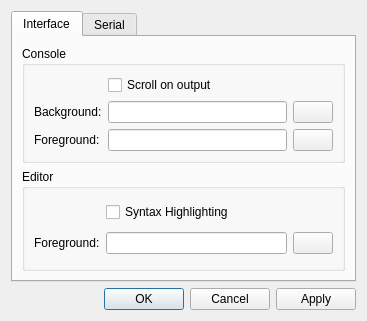
<?xml version="1.0" encoding="UTF-8"?>
<ui version="4.0">
 <class>Dialog</class>
 <widget class="QDialog" name="Dialog">
  <property name="geometry">
   <rect>
    <x>0</x>
    <y>0</y>
    <width>367</width>
    <height>321</height>
   </rect>
  </property>
  <property name="windowTitle">
   <string>Preferences</string>
  </property>
  <layout class="QGridLayout" name="gridLayout">
   <item row="0" column="0">
    <widget class="QTabWidget" name="tabWidget">
     <property name="currentIndex">
      <number>0</number>
     </property>
     <widget class="QWidget" name="tab_2">
      <attribute name="title">
       <string>Interface</string>
      </attribute>
      <layout class="QGridLayout" name="gridLayout_2">
       <item row="0" column="2">
        <widget class="QGroupBox" name="groupBox">
         <property name="title">
          <string>Console</string>
         </property>
         <layout class="QGridLayout" name="gridLayout_3">
          <item row="1" column="2">
           <widget class="QPushButton" name="pushButton_2">
            <property name="text">
             <string/>
            </property>
           </widget>
          </item>
          <item row="1" column="0">
           <widget class="QLabel" name="label_3">
            <property name="sizePolicy">
             <sizepolicy hsizetype="Maximum" vsizetype="Preferred">
              <horstretch>0</horstretch>
              <verstretch>0</verstretch>
             </sizepolicy>
            </property>
            <property name="text">
             <string>Background:</string>
            </property>
           </widget>
          </item>
          <item row="1" column="1">
           <widget class="QLineEdit" name="lineEdit">
            <property name="sizePolicy">
             <sizepolicy hsizetype="MinimumExpanding" vsizetype="Fixed">
              <horstretch>0</horstretch>
              <verstretch>0</verstretch>
             </sizepolicy>
            </property>
           </widget>
          </item>
          <item row="2" column="1">
           <widget class="QLineEdit" name="lineEdit_2">
            <property name="sizePolicy">
             <sizepolicy hsizetype="MinimumExpanding" vsizetype="Fixed">
              <horstretch>0</horstretch>
              <verstretch>0</verstretch>
             </sizepolicy>
            </property>
           </widget>
          </item>
          <item row="2" column="0">
           <widget class="QLabel" name="label_4">
            <property name="sizePolicy">
             <sizepolicy hsizetype="Maximum" vsizetype="Preferred">
              <horstretch>0</horstretch>
              <verstretch>0</verstretch>
             </sizepolicy>
            </property>
            <property name="text">
             <string>Foreground:</string>
            </property>
           </widget>
          </item>
          <item row="2" column="2">
           <widget class="QPushButton" name="pushButton">
            <property name="text">
             <string/>
            </property>
           </widget>
          </item>
          <item row="0" column="1">
           <widget class="QCheckBox" name="checkBox">
            <property name="text">
             <string>Scroll on output</string>
            </property>
           </widget>
          </item>
         </layout>
        </widget>
       </item>
       <item row="1" column="2">
        <widget class="QGroupBox" name="groupBox_2">
         <property name="title">
          <string>Editor</string>
         </property>
         <layout class="QGridLayout" name="gridLayout_5">
          <item row="1" column="0">
           <widget class="QLabel" name="label_5">
            <property name="sizePolicy">
             <sizepolicy hsizetype="Maximum" vsizetype="Preferred">
              <horstretch>0</horstretch>
              <verstretch>0</verstretch>
             </sizepolicy>
            </property>
            <property name="text">
             <string>Foreground:</string>
            </property>
           </widget>
          </item>
          <item row="1" column="1">
           <widget class="QLineEdit" name="lineEdit_3">
            <property name="sizePolicy">
             <sizepolicy hsizetype="MinimumExpanding" vsizetype="Fixed">
              <horstretch>0</horstretch>
              <verstretch>0</verstretch>
             </sizepolicy>
            </property>
           </widget>
          </item>
          <item row="1" column="2">
           <widget class="QPushButton" name="pushButton_3">
            <property name="text">
             <string/>
            </property>
           </widget>
          </item>
          <item row="0" column="1">
           <widget class="QCheckBox" name="checkBox_2">
            <property name="text">
             <string>Syntax Highlighting</string>
            </property>
           </widget>
          </item>
         </layout>
         <zorder>pushButton</zorder>
         <zorder>label_4</zorder>
         <zorder>lineEdit_2</zorder>
         <zorder>lineEdit_3</zorder>
         <zorder>label_5</zorder>
         <zorder>pushButton_3</zorder>
         <zorder>checkBox_2</zorder>
        </widget>
       </item>
      </layout>
     </widget>
     <widget class="QWidget" name="tab">
      <attribute name="title">
       <string>Serial</string>
      </attribute>
      <layout class="QGridLayout" name="gridLayout_4">
       <item row="0" column="0">
        <widget class="QLabel" name="label">
         <property name="text">
          <string>Port:</string>
         </property>
        </widget>
       </item>
       <item row="0" column="1">
        <widget class="QComboBox" name="comboBox"/>
       </item>
       <item row="1" column="0">
        <widget class="QLabel" name="label_2">
         <property name="text">
          <string>Baud</string>
         </property>
        </widget>
       </item>
       <item row="1" column="1">
        <widget class="QComboBox" name="comboBox_2"/>
       </item>
      </layout>
     </widget>
    </widget>
   </item>
   <item row="1" column="0">
    <widget class="QDialogButtonBox" name="buttonBox">
     <property name="orientation">
      <enum>Qt::Horizontal</enum>
     </property>
     <property name="standardButtons">
      <set>QDialogButtonBox::Apply|QDialogButtonBox::Cancel|QDialogButtonBox::Ok</set>
     </property>
    </widget>
   </item>
  </layout>
 </widget>
 <resources/>
 <connections>
  <connection>
   <sender>buttonBox</sender>
   <signal>accepted()</signal>
   <receiver>Dialog</receiver>
   <slot>accept()</slot>
   <hints>
    <hint type="sourcelabel">
     <x>248</x>
     <y>254</y>
    </hint>
    <hint type="destinationlabel">
     <x>157</x>
     <y>274</y>
    </hint>
   </hints>
  </connection>
  <connection>
   <sender>buttonBox</sender>
   <signal>rejected()</signal>
   <receiver>Dialog</receiver>
   <slot>reject()</slot>
   <hints>
    <hint type="sourcelabel">
     <x>316</x>
     <y>260</y>
    </hint>
    <hint type="destinationlabel">
     <x>286</x>
     <y>274</y>
    </hint>
   </hints>
  </connection>
 </connections>
</ui>
